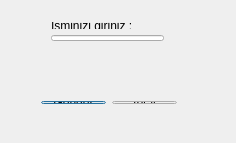
<?xml version="1.0" encoding="UTF-8"?>
<ui version="4.0">
 <class>Dialog</class>
 <widget class="QDialog" name="Dialog">
  <property name="geometry">
   <rect>
    <x>0</x>
    <y>0</y>
    <width>236</width>
    <height>143</height>
   </rect>
  </property>
  <property name="windowTitle">
   <string>Dialog</string>
  </property>
  <widget class="QWidget" name="">
   <property name="geometry">
    <rect>
     <x>30</x>
     <y>90</y>
     <width>158</width>
     <height>25</height>
    </rect>
   </property>
   <layout class="QHBoxLayout" name="horizontalLayout">
    <item>
     <widget class="QPushButton" name="gonder">
      <property name="text">
       <string>Gönder</string>
      </property>
     </widget>
    </item>
    <item>
     <widget class="QPushButton" name="iptal">
      <property name="text">
       <string>İptal</string>
      </property>
     </widget>
    </item>
   </layout>
  </widget>
  <widget class="QWidget" name="">
   <property name="geometry">
    <rect>
     <x>40</x>
     <y>11</y>
     <width>135</width>
     <height>41</height>
    </rect>
   </property>
   <layout class="QVBoxLayout" name="verticalLayout">
    <item>
     <widget class="QLabel" name="Label">
      <property name="text">
       <string>İsminizi giriniz : </string>
      </property>
     </widget>
    </item>
    <item>
     <widget class="QLineEdit" name="edtisim"/>
    </item>
   </layout>
  </widget>
 </widget>
 <layoutdefault spacing="6" margin="11"/>
 <resources/>
 <connections>
  <connection>
   <sender>iptal</sender>
   <signal>clicked()</signal>
   <receiver>Dialog</receiver>
   <slot>reject()</slot>
   <hints>
    <hint type="sourcelabel">
     <x>162</x>
     <y>111</y>
    </hint>
    <hint type="destinationlabel">
     <x>118</x>
     <y>131</y>
    </hint>
   </hints>
  </connection>
 </connections>
</ui>
